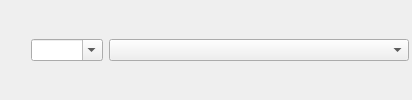
         <widget class="QFrame" name="frameScan">
          <property name="minimumSize">
           <size>
            <width>0</width>
            <height>35</height>
           </size>
          </property>
          <property name="frameShape">
           <enum>QFrame::NoFrame</enum>
          </property>
          <property name="frameShadow">
           <enum>QFrame::Plain</enum>
          </property>
          <property name="lineWidth">
           <number>0</number>
          </property>
          <layout class="QHBoxLayout" name="horizontalLayout">
           <property name="margin">
            <number>0</number>
           </property>
           <item>
            <widget class="QPushButton" name="buttonHClear">
             <property name="sizePolicy">
              <sizepolicy hsizetype="Minimum" vsizetype="Fixed">
               <horstretch>0</horstretch>
               <verstretch>0</verstretch>
              </sizepolicy>
             </property>
             <property name="minimumSize">
              <size>
               <width>0</width>
               <height>0</height>
              </size>
             </property>
             <property name="maximumSize">
              <size>
               <width>25</width>
               <height>16777215</height>
              </size>
             </property>
             <property name="toolTip">
              <string>Clear</string>
             </property>
             <property name="text">
              <string/>
             </property>
             <property name="icon">
              <iconset resource="../mainwin.qrc">
               <normaloff>:/images/images/erase.png</normaloff>:/images/images/erase.png</iconset>
             </property>
             <property name="flat">
              <bool>true</bool>
             </property>
            </widget>
           </item>
           <item>
            <widget class="QComboBox" name="hostEdit">
             <property name="sizePolicy">
              <sizepolicy hsizetype="Expanding" vsizetype="Fixed">
               <horstretch>0</horstretch>
               <verstretch>0</verstretch>
              </sizepolicy>
             </property>
             <property name="editable">
              <bool>true</bool>
             </property>
             <property name="currentIndex">
              <number>-1</number>
             </property>
             <property name="insertPolicy">
              <enum>QComboBox::InsertAfterCurrent</enum>
             </property>
             <property name="sizeAdjustPolicy">
              <enum>QComboBox::AdjustToContentsOnFirstShow</enum>
             </property>
            </widget>
           </item>
           <item>
            <widget class="QComboBox" name="comboHostBook">
             <property name="minimumSize">
              <size>
               <width>300</width>
               <height>0</height>
              </size>
             </property>
             <property name="maximumSize">
              <size>
               <width>300</width>
               <height>16777215</height>
              </size>
             </property>
             <property name="sizeIncrement">
              <size>
               <width>0</width>
               <height>0</height>
              </size>
             </property>
            </widget>
           </item>
           <item>
            <spacer name="horizontalSpacer_3">
             <property name="orientation">
              <enum>Qt::Horizontal</enum>
             </property>
             <property name="sizeType">
              <enum>QSizePolicy::Fixed</enum>
             </property>
             <property name="sizeHint" stdset="0">
              <size>
               <width>3</width>
               <height>20</height>
              </size>
             </property>
            </spacer>
           </item>
          </layout>
         </widget>
